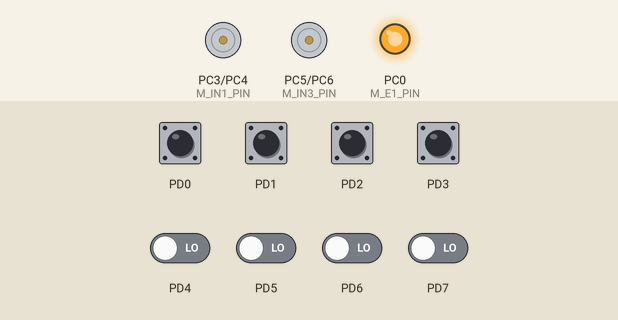
Simulated run of this program. Board: ATmega32, built with avr-gcc and emulated at 16 MHz. Shown: motor-driver pin pairs drawn as motors (green arrow = first pin HIGH = forward, orange = second pin HIGH = backward, longer = more drive), output pins drawn as LEDs (lit = HIGH). Inputs (shaded band) come from the test bench; at power-on: PD0–7 LOW.

Above: at 1.2 s.
1.3 s: PD0 pulled HIGH for 0.15 s
At 2.5 s:
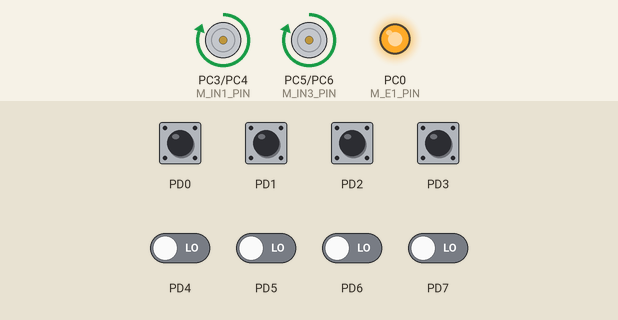
2.9 s: PD1 pulled HIGH for 0.15 s
At 3.9 s:
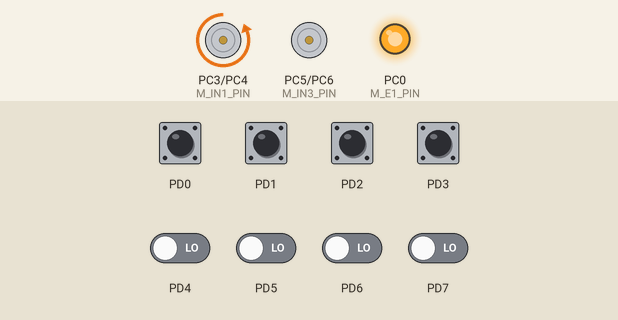
4.5 s: PD2 pulled HIGH for 0.15 s
At 5.1 s:
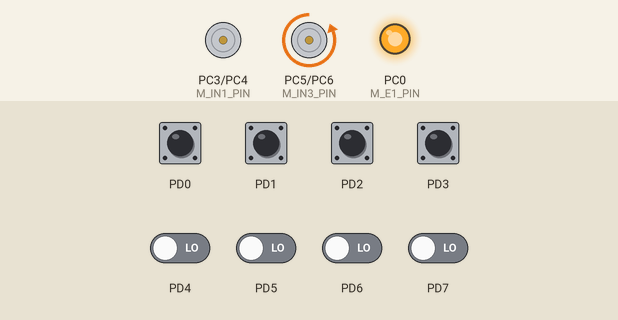
6.1 s: PD3 pulled HIGH for 0.15 s
At 7.3 s:
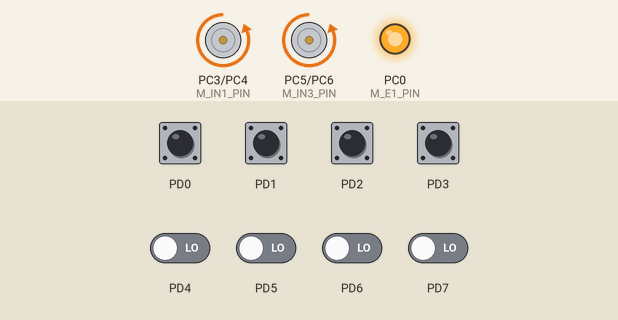
7.7 s: PD0 pulled HIGH for 1 s
At 8.7 s:
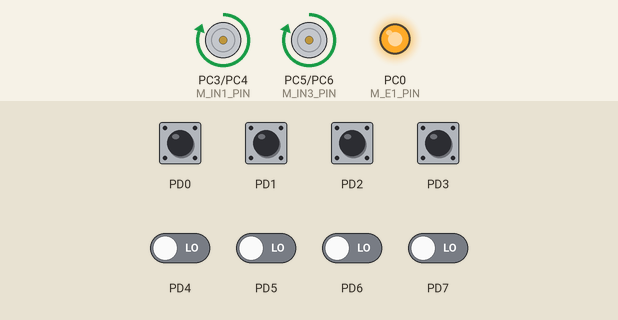
10.2 s: PD1 pulled HIGH for 1 s
At 10.6 s:
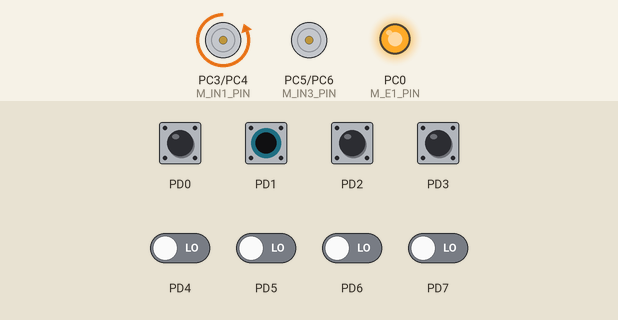
Timing chart, 0 to 13.2 s (numbered marks = the images above; inputs shaded):
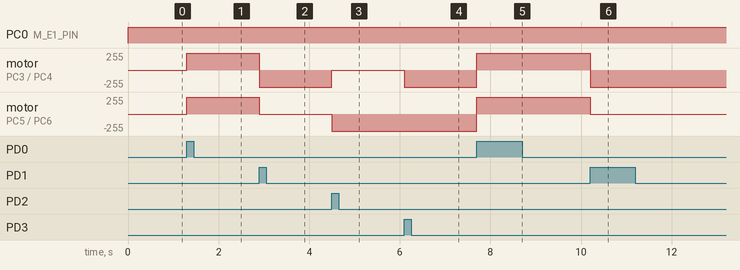

Measured:
- after the input at 1.3 s, motor on PC3 (M_IN1_PIN) / PC4 (M_IN2_PIN), motor on PC5 (M_IN3_PIN) / PC6 (M_IN4_PIN): stopped → forward 255/255 at once
- after the input at 2.9 s, motor on PC3 (M_IN1_PIN) / PC4 (M_IN2_PIN): forward 255/255 → backward 255/255 at once; motor on PC5 (M_IN3_PIN) / PC6 (M_IN4_PIN): forward 255/255 → stopped at once
- after the input at 4.5 s, motor on PC3 (M_IN1_PIN) / PC4 (M_IN2_PIN): backward 255/255 → stopped at once; motor on PC5 (M_IN3_PIN) / PC6 (M_IN4_PIN): stopped → backward 255/255 at once
- after the input at 6.1 s, motor on PC3 (M_IN1_PIN) / PC4 (M_IN2_PIN): stopped → backward 255/255 at once
- after the input at 7.7 s, motor on PC3 (M_IN1_PIN) / PC4 (M_IN2_PIN), motor on PC5 (M_IN3_PIN) / PC6 (M_IN4_PIN): backward 255/255 → forward 255/255 at once
- after the input at 10.2 s, motor on PC3 (M_IN1_PIN) / PC4 (M_IN2_PIN): forward 255/255 → backward 255/255 at once; motor on PC5 (M_IN3_PIN) / PC6 (M_IN4_PIN): forward 255/255 → stopped at once

The program:

main.c
```c
#include "STD_TYPES.h"
#include "BIT_MATH.h"
# define F_CPU 16000000UL
#include <util/delay.h>
#include "DIO_Private.h"
#include "DIO_interface.h"
#include "MOTOR_interface.h"


int main(void)
{

    Motor_Init(1);
    while (1)
    {
		if (button_u8read(DIO_u8_PORTD,DIO_PIN0)==1)
		{
			Car_Move();
		}
		else if (button_u8read(DIO_u8_PORTD,DIO_PIN1)==1)
		{
			Car_Move_R();
		}
		else if (button_u8read(DIO_u8_PORTD,DIO_PIN2)==1)
		{
			Car_Move_L();
		}
		else if (button_u8read(DIO_u8_PORTD,DIO_PIN3)==1)
		{
			Car_Move_Back();
		}
		else if (button_u8read(DIO_u8_PORTD,DIO_PIN4)==1)
		{
			Car_Stop();
		}

    }
}
```

Button.c
```c
/********************************************************/
/************ Name: Mohaemd Esam ************************/
/************ Date:2/8/2024 *****************************/
/************ SWC: BUTTON  ******************************/
/************ version: 1.0 ******************************/
/********************************************************/
#include "STD_TYPES.h"
#include "BIT_MATH.h"
#include "DIO_interface.h"
#include "DIO_config.h"
#include "Button.h"

u8 button_u8read(u8 portname,u8 pinnumber)
{
	unsigned char x;
	x=DIO_u8read(portname,pinnumber);
	return x ;
}
```

Button.h
```c
 /********************************************************/
 /************ Name: Mohaemd Esam ************************/
 /************ Date:2/8/2024 *****************************/
 /************ SWC: BUTTON  ******************************/
 /************ version: 1.0 ******************************/
 /********************************************************/


#ifndef BUTTON_H_
#define BUTTON_H_

u8 button_u8read(u8 portname,u8 pinnumber);


#endif /* BUTTON_H_ */
```

MOTOR_Prog.c
```c
/********************************************************/
/************ Name: Mohaemd Esam ************************/
/************ Date:2/8/2024 *****************************/
/************ SWC: MOTOR  *******************************/
/************ version: 1.0 ******************************/
/********************************************************/
#include "BIT_MATH.h"
#include "STD_TYPES.h"
#include "DIO_private.h"
#include "DIO_interface.h"
# define F_CPU 16000000UL
#include <util/delay.h>
#include "TIM2_interface.h"
#include "MOTOR_interface.h"

void Motor_Init(u8 motor_num)
{
	DIO_u8SetPinDirection(M_E1_PORT,M_E1_PIN,DIO_OUTPUT);
	DIO_u8SetPinDirection(M_E2_PORT,M_E2_PIN,DIO_OUTPUT);

	DIO_u8SetPinDirection(M_IN1_PORT,M_IN1_PIN,DIO_OUTPUT);
	DIO_u8SetPinDirection(M_IN2_PORT,M_IN2_PIN,DIO_OUTPUT);

	DIO_u8SetPinDirection(M_IN3_PORT,M_IN3_PIN,DIO_OUTPUT);
	DIO_u8SetPinDirection(M_IN4_PORT,M_IN4_PIN,DIO_OUTPUT);
	DIO_u8SetPinDirection(DIO_u8_PORTD, DIO_PIN0, DIO_INPUT);
	DIO_u8SetPinDirection(DIO_u8_PORTD, DIO_PIN1, DIO_INPUT);
	DIO_u8SetPinDirection(DIO_u8_PORTD, DIO_PIN2, DIO_INPUT);
	DIO_u8SetPinDirection(DIO_u8_PORTD, DIO_PIN3, DIO_INPUT);
	DIO_u8SetPinDirection(DIO_u8_PORTD, DIO_PIN4, DIO_INPUT);
	TIM2_Voidinit();
	TIM2_Voidstart();

	switch(motor_num)
	{

		case M_1 :
		DIO_u8SetPinValue(M_E1_PORT,M_E1_PIN,DIO_HIGH);
		break;

		case M_2 :
		DIO_u8SetPinValue(M_E2_PORT,M_E2_PIN,DIO_HIGH);
		break;
	}


}
void Car_Motor_On(u8 motor_num ,u8 motor_dir)
{  switch(motor_num)
	{
		case M_1 :
		switch(motor_dir)
		{
			case  M_CK_WISE :
			DIO_u8SetPinValue (M_IN1_PORT,M_IN1_PIN,DIO_HIGH);
			DIO_u8SetPinValue(M_IN2_PORT,M_IN2_PIN,DIO_LOW);
			break;

			case M_COUN_CK_WISE:
			DIO_u8SetPinValue(M_IN2_PORT,M_IN2_PIN,DIO_HIGH);
			DIO_u8SetPinValue(M_IN1_PORT,M_IN1_PIN,DIO_LOW);
			break;
		}

		break;

		case M_2:
		switch(motor_dir)
		{
			case  M_CK_WISE :
			DIO_u8SetPinValue(M_IN3_PORT,M_IN3_PIN,DIO_HIGH);
			DIO_u8SetPinValue(M_IN4_PORT,M_IN4_PIN,DIO_LOW);
			break;

			case M_COUN_CK_WISE:
			DIO_u8SetPinValue(M_IN4_PORT,M_IN4_PIN,DIO_HIGH);
			DIO_u8SetPinValue(M_IN3_PORT,M_IN3_PIN,DIO_LOW);
			break;
		}
		break;
	}

}
void Car_Speed(u8 motor_num,u8 motor_dir, u8 motor_speed)
{
	DIO_u8SetPinDirection(DIO_u8_PORTD,DIO_PIN7,DIO_OUTPUT);

	TIM2_VoidsetDutyCycle(motor_speed);
	switch(motor_num)
	{
		case M_1 :

		switch(motor_dir)
		{
			case  M_CK_WISE :
			DIO_u8SetPinValue (M_IN1_PORT,M_IN1_PIN,DIO_HIGH);
			DIO_u8SetPinValue (M_IN2_PORT,M_IN2_PIN,DIO_LOW);
			break;

			case M_COUN_CK_WISE:
			DIO_u8SetPinValue (M_IN2_PORT,M_IN2_PIN,DIO_HIGH);
			DIO_u8SetPinValue (M_IN1_PORT,M_IN1_PIN,DIO_LOW);
			break;
		}

		break;
		case M_2:
		switch(motor_dir)
		{
			case  M_CK_WISE :
			DIO_u8SetPinValue (M_IN3_PORT,M_IN3_PIN,DIO_HIGH);
			DIO_u8SetPinValue (M_IN4_PORT,M_IN4_PIN,DIO_LOW);
			break;

			case M_COUN_CK_WISE:
			DIO_u8SetPinValue (M_IN4_PORT,M_IN4_PIN,DIO_HIGH);
			DIO_u8SetPinValue (M_IN3_PORT,M_IN3_PIN,DIO_LOW);
			break;
		}
		break;
	}


}
void Car_Motor_Off(u8 motor_num)
{
	switch(motor_num)
	{
		case M_1 :
		DIO_u8SetPinValue (M_IN1_PORT,M_IN1_PIN,DIO_LOW);
		DIO_u8SetPinValue (M_IN2_PORT,M_IN2_PIN,DIO_LOW);
		break;

		case M_2:
		DIO_u8SetPinValue (M_IN3_PORT,M_IN3_PIN,DIO_LOW);
		DIO_u8SetPinValue (M_IN4_PORT,M_IN4_PIN,DIO_LOW);
		break;
	}

}
void Car_Stop(void)
{
	Car_Motor_Off(M_1);
	Car_Motor_Off(M_2);
}
void Car_Move(void)
{
	Car_Motor_On(M_1 ,M_CK_WISE);
	Car_Motor_On(M_2 ,M_CK_WISE);
}

void Car_Move_R(void)
{
	Car_Motor_On(M_1 ,M_COUN_CK_WISE);
	Car_Motor_Off(M_2);
}
void Car_Move_L(void)
{
	Car_Motor_On(M_2 ,M_COUN_CK_WISE);
	Car_Motor_Off(M_1);
}
void Car_Move_Back(void)
{
	Car_Motor_On(M_1 ,M_COUN_CK_WISE);
	Car_Motor_On(M_2 ,M_COUN_CK_WISE);
}
```

MOTOR_interface.h
```c
/********************************************************/
/************ Name: Mohaemd Esam ************************/
/************ Date:2/8/2024 *****************************/
/************ SWC: MOTOR  ********************************/
/************ version: 1.0 ******************************/
/********************************************************/

#ifndef MOTOR_INTERFACE_H_
#define MOTOR_INTERFACE_H_
#define M_1                      1
#define M_2                      2

#define M_CK_WISE                1
#define M_COUN_CK_WISE           2

void Motor_Init(u8 motor_num);
void Car_Motor_On(u8 motor_num ,u8 motor_dir);
void Car_Speed(u8 motor_num,u8 motor_dir, u8 motor_speed);
void Car_Motor_Off(u8 motor_num);
void Car_Move(void);
void Car_Move_L(void);
void Car_Move_R(void);
void Car_Move_Back(void);
void Car_Stop(void);


/*IN1 C3*/
#define M_IN1_PORT   DIO_u8_PORTC
#define M_IN1_PIN    DIO_PIN3
/*IN2 C4*/
#define M_IN2_PORT   DIO_u8_PORTC
#define M_IN2_PIN    DIO_PIN4
/*IN3 C5*/
#define M_IN3_PORT   DIO_u8_PORTC
#define M_IN3_PIN    DIO_PIN5
/*IN4 C6*/
#define M_IN4_PORT   DIO_u8_PORTC
#define M_IN4_PIN    DIO_PIN6
/*E1 D4*/
#define M_E1_PORT   DIO_u8_PORTC
#define M_E1_PIN    DIO_PIN0
/*E2 D4*/
#define M_E2_PORT   DIO_u8_PORTC
#define M_E2_PIN    DIO_PIN0


#endif 
```

TIM2_interface.h
```c
/********************************************************/
/************ Name: Mohaemd Esam ************************/
/************ Date:2/8/2024 *****************************/
/************ SWC: TIM2  ********************************/
/************ version: 1.0 ******************************/
/********************************************************/


#ifndef TIM2_INTERFACE_H_
#define TIM2_INTERFACE_H_

void TIM2_Voidinit  (void);
void TIM2_Voidstart (void);
void TIM2_Voidstop  (void);
void TIM2_VoidsetCallBackOVF(void(*ptrToFun)(void));
void TIM2_VoidsetCallBackCTC(void(*ptrToFun)(void));
void TIM2_VoidsetCompareMatchValue(u8 compareValue);
void TIM2_VoidsetDelay_ms_usingCTC(u16 delat_ms);
void TIM2_VoidsetDutyCycle(u8 dutycylce);


#endif /* TIM2_INTERFACE_H_ */
```

TIM2_prog.c
```c
/********************************************************/
/************ Name: Mohaemd Esam ************************/
/************ Date:2/8/2024 *****************************/
/************ SWC: TIM2  ********************************/
/************ version: 1.0 ******************************/
/********************************************************/
#include "STD_TYPES.h"
#include "BIT_MATH.h"

#include "TIM2_private.h"
#include "TIM2_config.h"
#include "TIM2_interface.h"

void TIM2_Voidinit  (void)
{
	#if TIM2_MODE == TIM2_NORMAL_MODE
	// Select Normal mode
	CLEAR_BIT(TIM2_TCCR2,TIM2_WGM20);
	CLEAR_BIT(TIM2_TCCR2,TIM2_WGM21);

	// PRELOAD VALUE
	TIM2_TCNT2 =TIM2_PRELOAD_VALUE;


	// enable TMR OVER FLOW INTURRUPT
	SET_BIT (TIM2_TIMSK,TIM2_TOIE2);

	#elif TIM2_MODE == TIM2_CTC_MODE
	// Select CTC mode
	CLEAR_BIT(TIM2_TCCR2,TIM2_WGM20);
	SET_BIT(TIM2_TCCR2,TIM2_WGM21);

	//ENABLE OC
	SET_BIT(TIM2_TIMSK,TIM2_OCIE2);


	#elif TMR2_MODE == TMR2_FAST_PWM_MODE
	// Select FAST PWM mode
	SET_BIT(TIM2_TCCR2,TIM2_WGM20);
	SET_BIT(TIM2_TCCR2,TIM2_WGM21);

	// SELECT NON INVERTING MODE
	CLEAR_BIT(TIM2_TCCR2,TIM2_COM20);
	SET_BIT(TIM2_TCCR2,TIM2_COM21);


	#endif

}


void TIM2_Voidstart (void)
{
	//SET PRESCALER 64
	CLEAR_BIT(TIM2_TCCR2,TIM2_CS20);
	CLEAR_BIT(TIM2_TCCR2,TIM2_CS21);
	SET_BIT(TIM2_TCCR2,TIM2_CS22);
}


void TIM2_Voidstop  (void)
{

	// STOP
	CLEAR_BIT(TIM2_TCCR2,TIM2_CS20);
	CLEAR_BIT(TIM2_TCCR2,TIM2_CS21);
	CLEAR_BIT(TIM2_TCCR2,TIM2_CS22);

}

static void(*private_pCallBackOVF)(void)=NULL;

static void(*private_pCallBackCTC)(void)=NULL;


void TIM2_VoidsetCallBackOVF(void(*ptrToFun)(void))
{

	if (ptrToFun!=NULL)
	{
		private_pCallBackOVF=ptrToFun;
	}
}


void __vector_5(void)__attribute__((signal));

void __vector_5(void)
{
	static u16 ovfCounter=0;

	ovfCounter++;

	if(TIM2_OVER_FLOW_COUNTER == ovfCounter)
	{
		TIM2_TCNT2=TIM2_PRELOAD_VALUE;

		ovfCounter=0;
		if(private_pCallBackOVF!=NULL)
		{
			private_pCallBackOVF();
		}
	}
}


void TIM2_VoidsetCallBackCTC(void(*ptrToFun)(void))
{
	if(ptrToFun!=NULL)
	{
		private_pCallBackCTC=ptrToFun;
	}
}


void TIM2_VoidsetCompareMatchValue(u8 compareValue)
{
	TIM2_OCR2=compareValue;
}

volatile static u16 private_ctcCounter;

void __vector_4(void)__attribute__((signal));

void __vector_4(void)
{
	static u16 ctcCounter=0;

	ctcCounter++;

	if(private_ctcCounter== ctcCounter)
	{

		ctcCounter=0;
		if(private_pCallBackCTC!=NULL)
		{
			private_pCallBackCTC();
		}
	}
}


void TIM2_VoidsetDelay_ms_usingCTC   (u16 delat_ms)
{
	// under condition ticktime 4 micro second
	TIM2_OCR2=249;
	private_ctcCounter=delat_ms;
}


void TIM2_VoidsetDutyCycle           (u8 dutycylce)
{
	if (dutycylce<=100)
	{
		TIM2_OCR2=((dutycylce*256)/100)-1;
	}
}
```

TIM2_config.h
```c
/********************************************************/
/************ Name: Mohaemd Esam ************************/
/************ Date:2/8/2024 *****************************/
/************ SWC: TIM2  ********************************/
/************ version: 1.0 ******************************/
/********************************************************/


#ifndef TIM2_CONFIG_H_
#define TIM2_CONFIG_H_


#define TIM2_PRELOAD_VALUE      113
#define TIM2_OVER_FLOW_COUNTER  977


#define TIM2_MODE  TIM2_FAST_PWM_MODE

#define TIM2_CTC_COUN 4000


#endif /* TIM2_CONFIG_H_ */
```

BIT_MATH.h
```c
/********************************************************/
/************ Name: Mohaemd Esam ************************/
/************ Date:2/8/2024 *****************************/
/************ SWC: MATH  ********************************/
/************ version: 1.0 ******************************/
/********************************************************/


#ifndef BIT_MATH_H
#define BIT_MATH_H

# define SET_BIT(REG,BIT)       REG|=(1<<BIT)
# define CLEAR_BIT(REG,BIT)     REG&=~(1<<BIT)
# define GET_BIT(REG,BIT)       ((REG>>BIT) & 1)
# define Toggle_BIT(REG,BIT)    REG ^=(1<<BIT)


#endif
```

DIO_Private.h
```c
/********************************************************/
/************ Name: Mohaemd Esam ************************/
/************ Date:2/8/2024 *****************************/
/************ SWC: DIO  *********************************/
/************ version: 1.0 ******************************/
/********************************************************/


# ifndef DIO_PRIVATE_H
# define DIO_PRIVATE_H

# define DIO_u8_INITIAL_OUTPUT    1
# define DIO_u8_INITIAL_INPUT     0

# define DIO_u8_INITIAL_HIGH      1
# define DIO_u8_INITIAL_LOW       0
# define DIO_u8_INPUT_FLOATING    0
# define DIO_u8_INPUT_PULLUP      1

/* Macros For Registers */

# define PORTA  (*(volatile u8 *)0x3B)
# define DDRA   (*(volatile u8 *)0x3A)
# define PINA   (*(volatile u8 *)0x39)

# define PORTB  (*(volatile u8 *)0x38)
# define DDRB   (*(volatile u8 *)0x37)
# define PINB   (*(volatile u8 *)0x36)

# define PORTC  (*(volatile u8 *)0x35)
# define DDRC   (*(volatile u8 *)0x34)
# define PINC   (*(volatile u8 *)0x33)

# define PORTD  (*(volatile u8 *)0x32)
# define DDRD   (*(volatile u8 *)0x31)
# define PIND   (*(volatile u8 *)0x30)

/* Macros Like Function */
#define conc(a,b,c,d,e,f,g,h)    conc_help(a,b,c,d,e,f,g,h)
#define conc_help(a,b,c,d,e,f,g,h)   0b##a##b##c##d##e##f##g##h


/*#define NULL 			 0*/

#define OK  			 0
#define NOK				 1
#define NULL_POINTER	 2
#define TIMEOUT_ERR		 3

#define BUSY_ERR	     4

#endif
```

DIO_interface.h
```c
/********************************************************/
/************ Name: Mohaemd Esam ************************/
/************ Date:2/8/2024 *****************************/
/************ SWC: DIO  *********************************/
/************ version: 1.0 ******************************/
/********************************************************/

# ifndef DIO_INTERFACE_H
# define DIO_INTERFACE_H

/* Port Macros*/
# define DIO_u8_PORTA   0
# define DIO_u8_PORTB   1
# define DIO_u8_PORTC   2
# define DIO_u8_PORTD   3

/* Pin Macros*/
# define DIO_PIN0 0
# define DIO_PIN1 1
# define DIO_PIN2 2
# define DIO_PIN3 3
# define DIO_PIN4 4
# define DIO_PIN5 5
# define DIO_PIN6 6
# define DIO_PIN7 7

/* Direction Macros */
# define DIO_OUTPUT 1
# define DIO_INPUT  0

/*Macros for High*/
# define DIO_HIGH   1
# define DIO_LOW    0


/* Function Prototype*/
void DIO_voidInit(void) ;

u8   DIO_u8SetPinDirection  (u8 copy_u8PortId, u8 copy_u8PinNumber, u8 copy_u8Direction);

u8   DIO_u8SetPinValue      (u8 copy_u8PortId, u8 copy_u8PinNumber, u8 copy_u8Value);

u8   DIO_u8GetPinValue      (u8 copy_u8PortId, u8 copy_PinNumber, u8 * copy_u8PReturnedValue);

u8   DIO_u8SetPortDirection (u8 copy_u8PortId, u8 copy_u8Direction);

u8   DIO_u8SetPortValue     (u8 copy_u8portId, u8 copy_u8PortValue);

u8  DIO_u8GetPortValue     (u8 copy_u8portId, u8 * copy_u8PPortValue);
u8 DIO_u8read(u8 Copy_u8PORT,u8 Copy_u8PIN);


# endif
```

STD_TYPES.h
```c
/********************************************************/
/************ Name: Mohaemd Esam ************************/
/************ Date:2/8/2024 *****************************/
/************ SWC: STD  *********************************/
/************ version: 1.0 ******************************/
/********************************************************/


#ifndef STD_TYPES_H
#define STD_TYPES_H

typedef unsigned char u8 ;
typedef signed char s8 ;
typedef unsigned short u16 ;
typedef signed short s16 ;
typedef unsigned long  u32;
typedef signed long s32 ;
typedef signed long long s64;
typedef unsigned long long u64;
typedef float f16;
typedef double f32;

# define STD_Error  0
# define STD_Sucesses 1

# define NULL ((void *)0)


#endif
```

TIM2_private.h
```c
/********************************************************/
/************ Name: Mohaemd Esam ************************/
/************ Date:2/8/2024 *****************************/
/************ SWC: TIM2  ********************************/
/************ version: 1.0 ******************************/
/********************************************************/


#ifndef TIM2_PRIVATE_H_
#define TIM2_PRIVATE_H_


#define TIM2_TCCR2 (*(volatile u8*)0x45)
#define TIM2_TIFR  (*(volatile u8*)0x58)
#define TIM2_TCNT2 (*(volatile u8*)0x44)
#define TIM2_OCR2  (*(volatile u8*)0x43)
#define TIM2_TIMSK (*(volatile u8*)0x59)

#define TIM2_CS20             0
#define TIM2_CS21             1
#define TIM2_CS22             2
#define TIM2_WGM21            3
#define TIM2_COM20            4
#define TIM2_COM21            5
#define TIM2_WGM20            6
#define TIM2_FOC2             7
//
#define TIM2_OCIE2            7
#define TIM2_TOIE2            6

//
#define TIM2_OCF2             7
#define TIM2_TOV2             6


#define TIM2_NORMAL_MODE            1
#define TIM2_CTC_MODE               2
#define TIM2_FAST_PWM_MODE          3


#endif 
```

Source omitted: DIO_config.h (5826 bytes), DIO_prog.c (10946 bytes)
